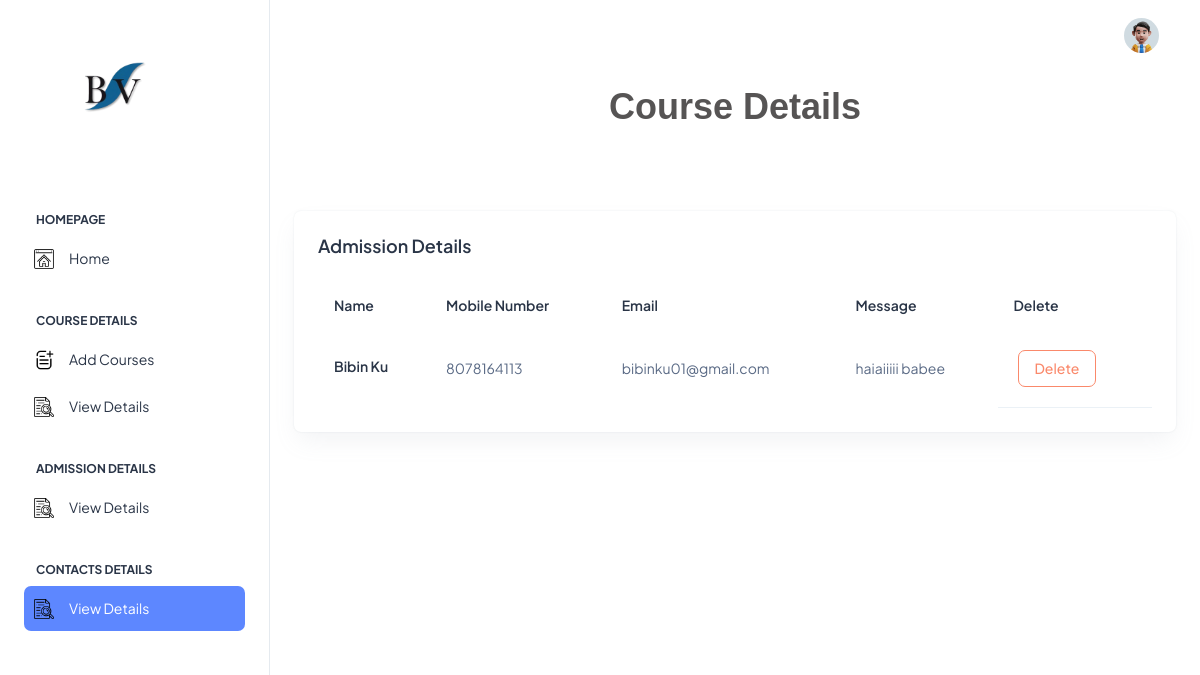
Screenshot of /BVapp/displaycontact/ with the database file from the repository.
### Frontend/models.py (models this page shows)
class contactDb(models.Model):
    Cname=models.CharField(max_length=100,null=True,blank=True)
    Cnumber=models.IntegerField(null=True,blank=True)
    Cemail=models.EmailField(max_length=100,null=True,blank=True)
    Cmessage=models.CharField(max_length=500,null=True,blank=True)

### BVapp/views.py (the view)
# urls.py: path('displaycontact/', views.displaycontact, name="displaycontact"),
def displaycontact(req):
    cata=contactDb.objects.all()
    return render(req,"displaycontact.html",{'cata':cata})

### BVapp/templates/displaycontact.html (shortened to what this page needs)
<!DOCTYPE html>
<html lang="en">
{% extends 'Indexpage.html' %}
{% block content %}
<head>
</head>
<body>
   <div>
     <h2 style="font-size: 36px; font-weight: bold; color: rgb(86, 84, 84); margin-bottom: 20px; text-align: center;font-family:  Arial, Helvetica, sans-serif; ">
                Course Details
            </h2><br><br><br>
   </div>
<div class="card w-100">
              <div class="card-body p-4">
                <h5 class="card-title fw-semibold mb-4">Admission Details</h5>
                <div class="table-responsive">
                  <table class="table text-nowrap mb-0 align-middle">
                    <thead class="text-dark fs-4">
                      <tr>
                        <th class="border-bottom-0">
                          <h6 class="fw-semibold mb-0"> Name </h6>
                        </th>
                        <th class="border-bottom-0">
                          <h6 class="fw-semibold mb-0">Mobile Number</h6>
                        </th>
                        <th class="border-bottom-0">
                          <h6 class="fw-semibold mb-0">Email</h6>
                        </th>
                        <th class="border-bottom-0">
                          <h6 class="fw-semibold mb-0">Message</h6>
                        </th>
                        <th class="border-bottom-0">
                          <h6 class="fw-semibold mb-0">Delete</h6>
                        </th>
                      </tr>
                    </thead>
                    <tbody>
                    {% for i in cata %}
                      <tr>
                        <td class="border-bottom-0">
                            <h6 class="fw-semibold mb-1">{{i.Cname}}</h6>
                        </td>
                        <td class="border-bottom-0">
                          <p class="mb-0 fw-normal">{{i.Cnumber}}</p>
                        </td>
                        <td class="border-bottom-0">
                          <p class="mb-0 fw-normal">{{i.Cemail}}</p>
                        </td>
                        <td class="border-bottom-0">
                          <p class="mb-0 fw-normal">{{i.Cmessage}}</p>
                        </td>
                        <td>
                              <a href="{% url 'deletecontact' Cid=i.id %}">
                              <button type="button" class="btn btn-outline-danger m-1">Delete</button>                              </a>
                            </td>
                      </tr>
                     {% endfor %}
                    </tbody>
                  </table>
                </div>
              </div>
            </div>
</body>
</html>
{% endblock %}

### rows the page displays
contactDb: Cname "Bibin Ku", Cnumber "8078164113", Cemail "bibinku01@gmail.com", Cmessage "haiaiiiii babee"
